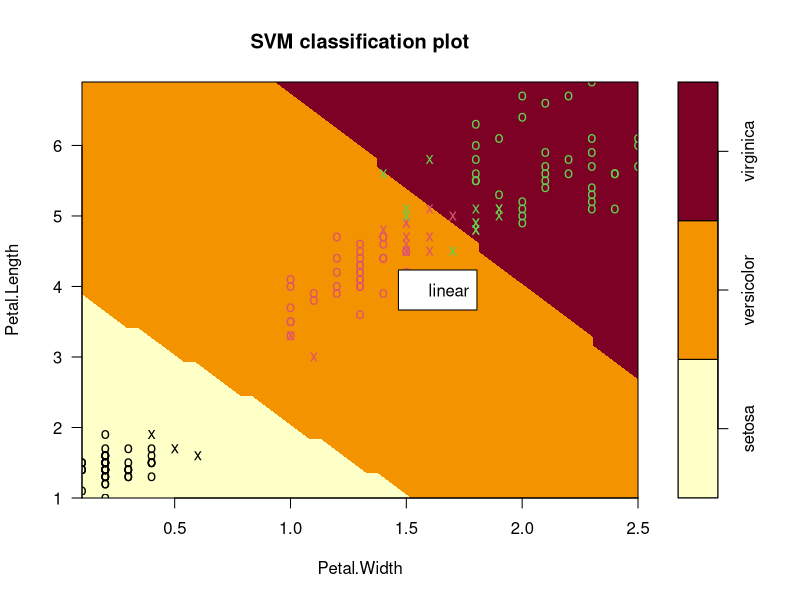
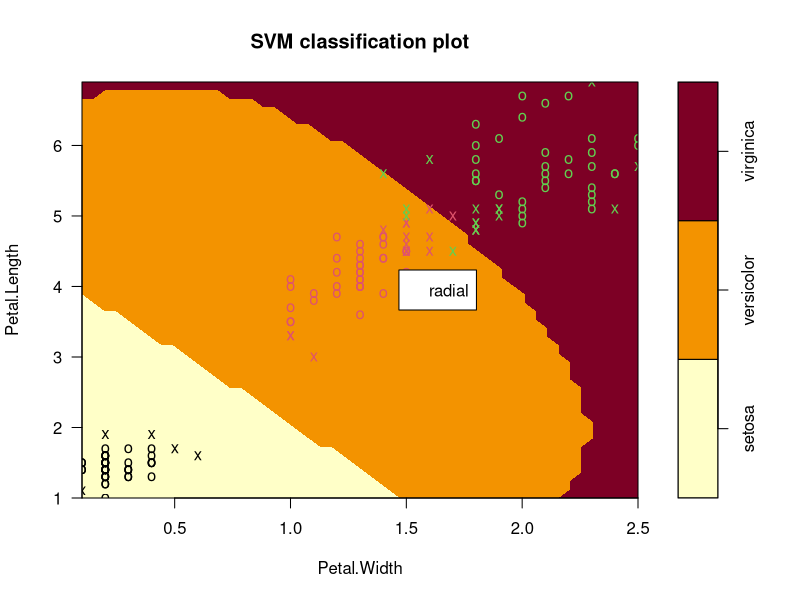

These figures' R source, in order:
View(iris)
library(e1071)
library(caTools)
set.seed(100)
s <-  sample.split(iris$Petal.Width,SplitRatio = 0.7) 
library(dplyr)
iris_train <- filter(iris, s== TRUE)
dim(iris_train)
str(iris_train)
iris_test <- filter(iris, s== FALSE)
dim(iris_test)

iris_lin_model <- svm(Species~ Petal.Length+Petal.Width, data=iris, kernel='linear', cost=1)
iris_lin_model
summary(iris_lin_model)

iris_rad_model <- svm(Species~ Petal.Length+Petal.Width, data= iris, kernel= 'radial', cost=1)
summary(iris_rad_model)

plot(iris_lin_model, iris[c(5,3,4)]); legend("center", "linear")
plot(iris_rad_model, iris[c(5,3,4)]); legend("center", "radial")

pred_lin <- predict(iris_lin_model, iris_test)
summary(pred_lin)
library(caret)
confusionMatrix(table(iris_test$Species, pred_lin))

pred_rad <- predict(iris_rad_model, iris_test)
confusionMatrix(iris_test$Species, pred_rad)
#SVM model using linear or radial as kernels gave exactly same results.
